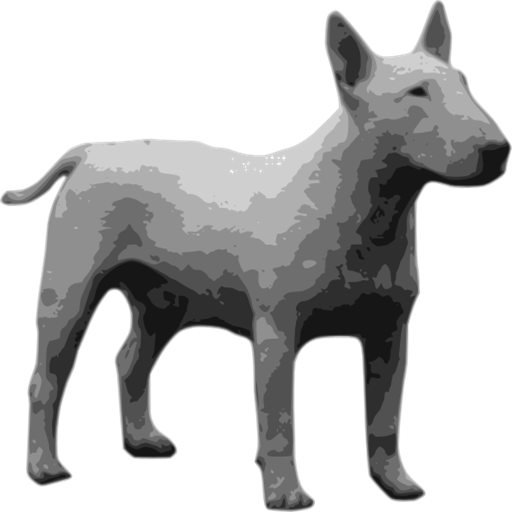
#> input picture images/dog.png, 512 x 512 px
$ jupyter execute --allow-errors test.ipynb
#> lines starting #> are read from the running program, lines starting #| are printed output that depends on the picture; after the words box and inside, x2 and y2 are one past the last pixel; in counts of white or black regions, pixels touching at a corner belong together
[cell 1]
import numpy as np
from PIL import Image
import matplotlib.pyplot as plt

def hwt(x):
    # Haar Wavelet Transform
    N = len(x)
    M = N // 2
    cA = [0] * M
    cD = [0] * M

    for k in range(1, M + 1):
        cA[k - 1] = x[2 * k - 2] * 1/2 + x[2 * k - 1] * 1/2
        cD[k - 1] = abs(x[2 * k - 2] - x[2 * k - 1])

    return cA, cD

def embed(x1, x2, bit):
    x_avg = (x1 + x2) / 2
    if bit == 0:
        x1_new = x_avg - 1
        x2_new = x_avg + 1
    else:
        x1_new = x_avg + 1
        x2_new = x_avg - 1
    return x1_new, x2_new

def recover(x1, x2):
    x_avg = (x1 + x2) / 2
    bit = 0 if x1 > x_avg else 1
    return x1, x2, bit

def caculate_T(bits_length, x):
    return bits_length / (2 * x.shape[1])

def imtobinary(image_path):
    image = plt.imread(image_path)
    binary_image = (image > 0.5).astype(int)
    return binary_image.flatten()

def myimshow(image, title):
    plt.imshow(image, cmap='gray')
    plt.title(title)
    plt.show()

# ----------STEP1: Haar Wavelet Transform------------
print('----------STEP1: Haar Wavelet Transform------------')
x_original = np.array(Image.open("images/dog.png").convert("L"))
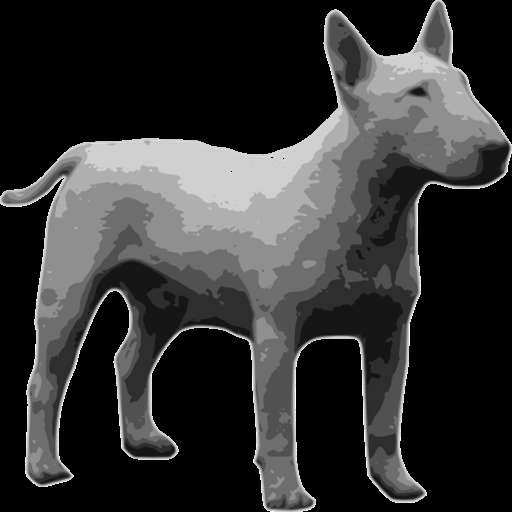
#> x_original: shape (512, 512); min 0, max 255, mean 51.2
row, col = x_original.shape
#> row = 512; col = 512
x = x_original.astype(float)

# Horizontal
x1 = np.zeros_like(x)
for j in range(row):
    tmp1 = x[j, :]
    L, H = hwt(tmp1)
    x1[j, :] = np.concatenate((L, H))
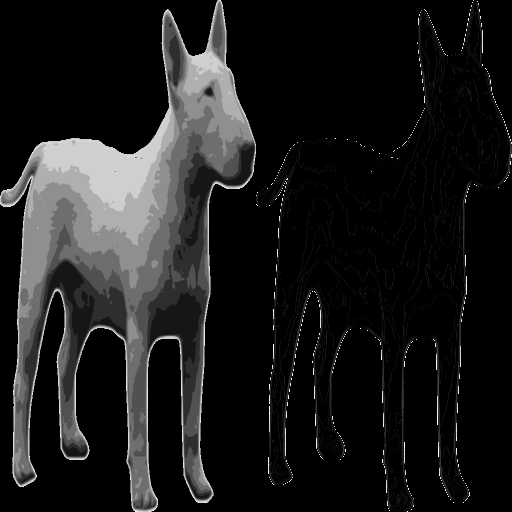
#> x1: shape (512, 512) float64; min 0, max 255, mean 27.5

# Vertical
x2 = np.zeros_like(x1)
for i in range(col):
    tmp1 = x[:, i]
    ra1, rd1 = hwt(tmp1)
    x2[:, i] = np.concatenate((ra1, rd1))
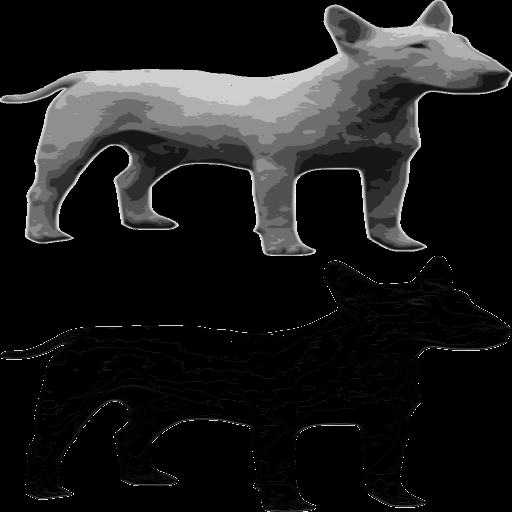
#> x2: shape (512, 512) float64; min 0, max 255, mean 26.9

x2 = x2.astype(np.uint8)

[cell 2]
# ----------STEP2: Watermark to Binary------------
print('----------STEP2: Watermark to Binary------------')
watermark = [0, 1, 1, 0, 1, 1, 1, 1, 1, 1, 1, 1, 1, 1, 1, 1, 1, 1]

# ----------STEP3: Embedding------------
print('----------STEP3: Embedding------------')
M = col // 2
T = caculate_T(len(watermark), x)

# Mark ID
count_ne_bar = 0
count_u = 0
count_m = 0
count_ne = 0
count_n = 0
count_total = 0
ID = np.zeros((row, M), dtype=int)

for i in range(row):
    for k in range(M):
        count_total += 1
        h = abs(x[i, 2 * k - 1] - x[i, 2 * k])
        avg_intensity = (x[i, 2 * k - 1] + x[i, 2 * k]) / 2

        if h > 2 * T + 1 or avg_intensity >= 255 - T or avg_intensity < T:
            count_u += 1
            ID[i, k] = 1  # u
        elif h > np.floor((T - 1) / 2):
            count_n += 1
            if h > np.floor(T):
                count_ne_bar += 1
                ID[i, k] = 2  # ne_bar
            else:
                count_ne += 1
                ID[i, k] = 3  # ne
        else:
            count_m += 1
            ID[i, k] = 4  # m
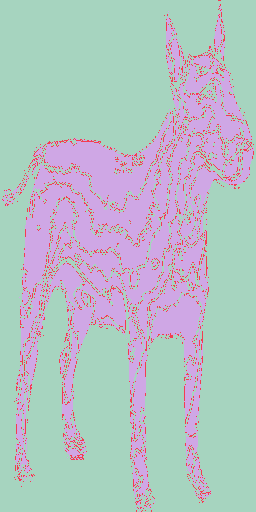
#> ID: shape (512, 256) int64; 3 distinct labels, from 1 to 3; one colour per label, 0 black

# Draw the Map
map = np.zeros(count_n, dtype=int)
count = 0
for i in range(row):
    for k in range(M):
        if ID[i, k] == 2:
            count += 1
        elif ID[i, k] == 3:
            map[count] = 1
            count += 1

# Combine the encoded values into a single stream
encoded_information_stream = format(col // 2, '08b') +format(9, '08b') + format(42, '08b')  # encoded identity
encoded_information_stream
#> Out = '1000000000000100100101010'

[cell 3]
# Embed the information stream into the last pixels using LSB replacement
num_bits_to_embed = len(encoded_information_stream)
last_pixels = x2.flatten()[-num_bits_to_embed:]

last_pixels = np.array(last_pixels, dtype=int)

for i, bit in enumerate(encoded_information_stream):
    last_pixels[i] &= 0b11111110  # Clear LSB
    last_pixels[i] |= int(bit)

# Extract the original LSBs
original_LSBs = [byte & 0b00000001 for byte in last_pixels]

# Combine the original LSBs with the compressed bitmap to construct overflow information O
overflow_information = np.concatenate((original_LSBs, map))

# Watermark Embedding
count = 0
for i in range(row):
    for k in range(M):
        if ID[i, k] == 4:  # If that is in SET M
            x[i, 2 * k - 1], x[i, 2 * k] = embed(x[i, 2 * k - 1], x[i, 2 * k], watermark[count])
            count += 1

count = 0
#> (the rest of this cell did not finish here and is left out)

[cell 4]
# ----------STEP5: Decoding------------
print('----------STEP5: Decoding------------')
d_row, d_col = x.shape
M = d_col // 2
length_map = count_n
length_watermark = 200 * 100

# Mark the ID
d_count_ne_bar = 0
d_count_u = 0
d_count_m = 0
d_count_ne = 0
d_count_n = 0
d_count_total = 0
d_ID = np.zeros((d_row, M), dtype=int)

for i in range(d_row):
    for k in range(M):
        d_count_total += 1
        d_h = x[i, 2 * k - 1] - x[i, 2 * k]
        avg_intensity = (x[i, 2 * k - 1] + x[i, 2 * k]) / 2

        if abs(d_h) > 2 * T + 1 or avg_intensity >= 255 - T or avg_intensity < T:
            d_count_u += 1
            d_ID[i, k] = 1
        elif abs(d_h) >= 2 * np.floor(-(T - 1) / 2) and abs(d_h) <= 2 * np.floor((T - 1) / 2) + 1:
            d_count_m += 1
            d_ID[i, k] = 4
        else:
            d_count_n += 1
            d_ID[i, k] = 5
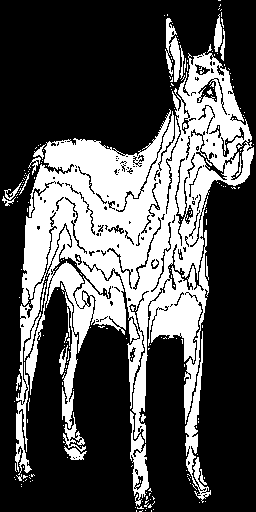
#> d_ID: shape (512, 256) int64; values 1 (black) and 5 (white), 31.9% white; 229 white regions (207 under 20 px), largest, box (x1, y1, x2, y2) and area: (15, 52, 254, 475) 37317, (185, 331, 211, 503) 1081, (130, 411, 149, 506) 800

# Draw the location map from M
d_count = 0
d_map = np.zeros(d_count_n, dtype=int)
#> (the rest of this cell did not finish here and is left out)
